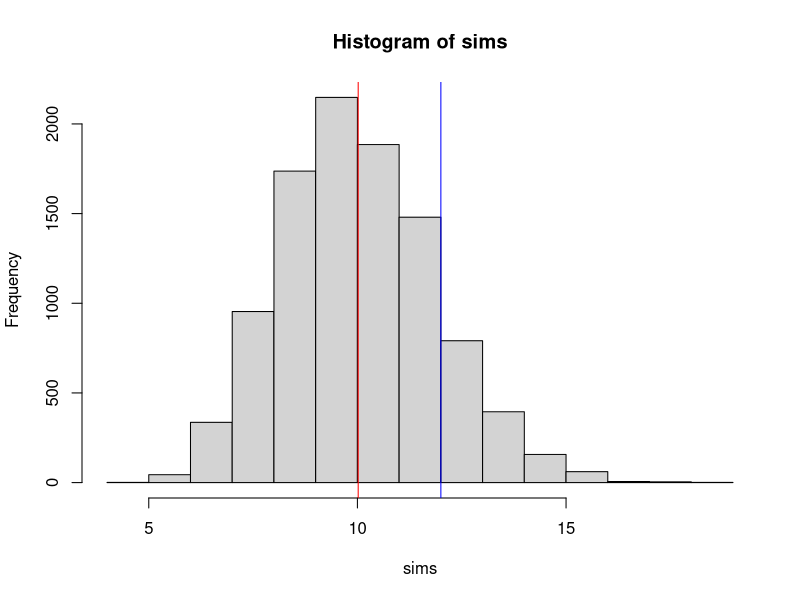

Write the R code that produced this figure.
## ---- chunk 1
set.seed(0707)

sims <- numeric(10000)

for (i in 1:10000){
  x <- rexp(30, rate = 1/10)
  sims[i] <- mean(x)
}
round(mean(sims), 4)
mean(sims >= 12)
## ---- chunk 2
test <- mean(sims)
hist(sims)
abline(v = test, col = "red")
abline(v = 12, col = "blue")
